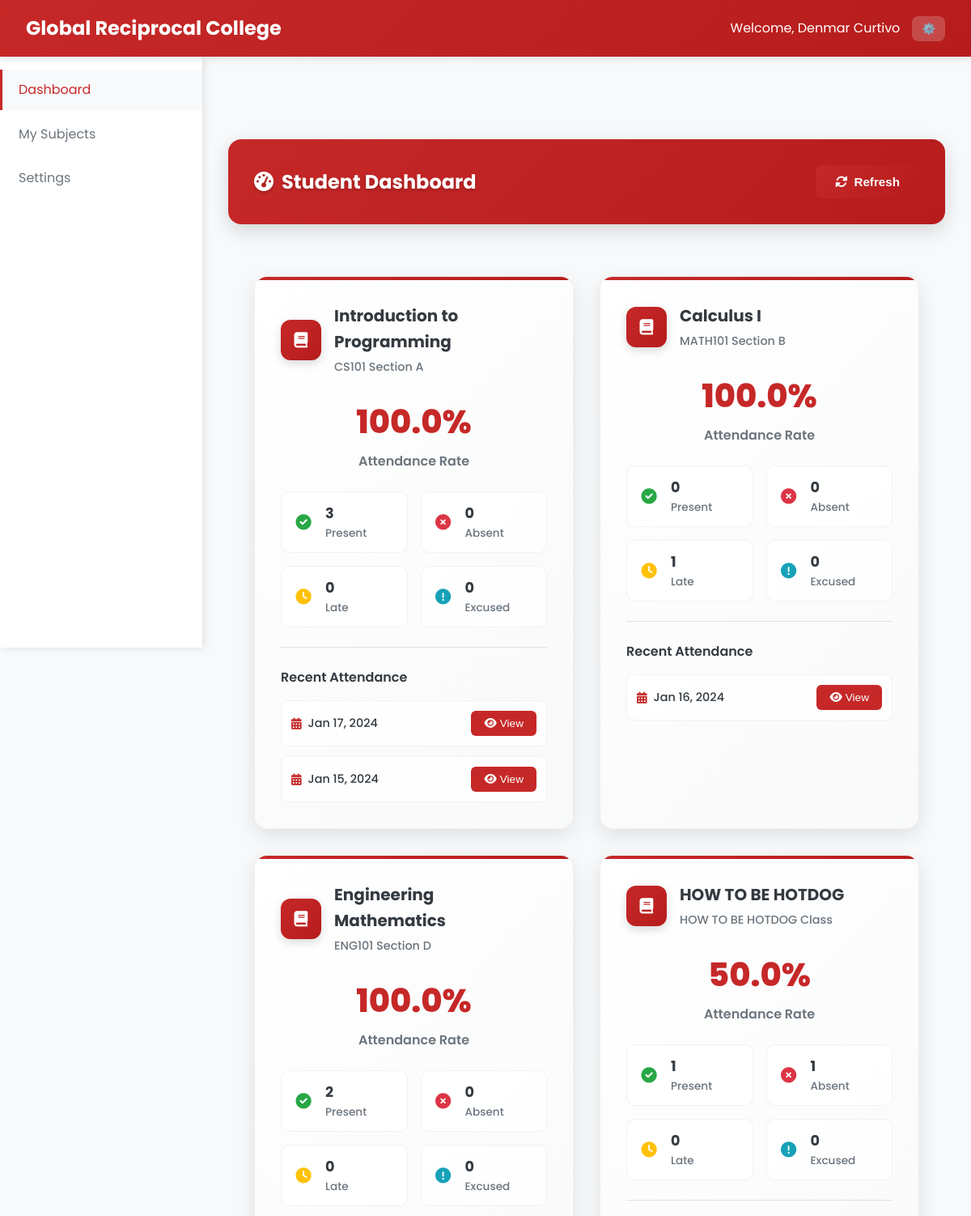
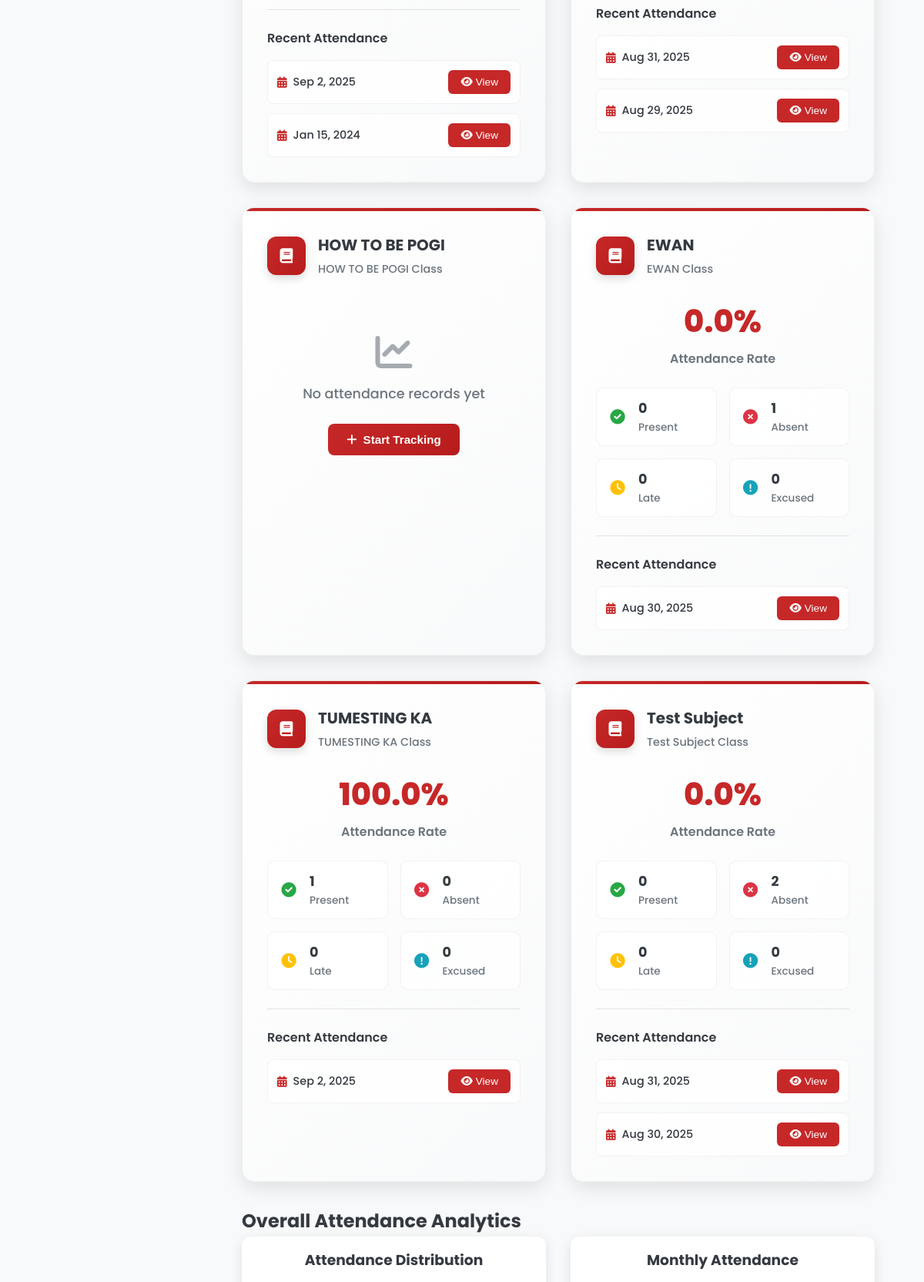
The app's page /Student/student_dashboard.php (signed in, upper part) with its own data (2 pictures, top to bottom).
### tables this page shows
CREATE TABLE `classes` (
  `class_id` varchar(20) NOT NULL,
  `class_name` varchar(100) NOT NULL,
  `class_code` varchar(20) NOT NULL,
  `subject_id` varchar(20) DEFAULT NULL,
  `professor_id` varchar(20) DEFAULT NULL,
  `schedule` varchar(100) DEFAULT NULL,
  `room` varchar(50) DEFAULT NULL,
  `created_at` datetime NOT NULL,
  `updated_at` datetime NOT NULL
);

CREATE TABLE `subjects` (
  `subject_id` varchar(20) NOT NULL,
  `subject_name` varchar(100) NOT NULL,
  `subject_code` varchar(20) NOT NULL,
  `description` text DEFAULT NULL,
  `credits` int(11) NOT NULL,
  `created_at` datetime NOT NULL,
  `updated_at` datetime NOT NULL
);

### Student/student_dashboard.php (the view, shortened to what this page needs)
     <?php
require_once '../php/db.php';
$student_id = $_SESSION['user_id'];
?>
<!DOCTYPE html>
<html lang="en">
<head>
    <link rel="stylesheet" href="../css/styles_fixed.css">
    <link rel="stylesheet" href="https://cdnjs.cloudflare.com/ajax/libs/font-awesome/6.0.0/css/all.min.css">
</head>
<body>
    <nav class="navbar">
        <div class="navbar-brand">
            <span class="navbar-title">Global Reciprocal College</span>
        </div>
        <div class="navbar-user">
            <span>Welcome, <?php echo $_SESSION['first_name'] . ' ' . $_SESSION['last_name']; ?></span>
            <div class="user-dropdown">
                <button class="dropdown-toggle">⚙️</button>
    </nav>
    <aside class="sidebar">
        <ul class="sidebar-menu">
            <li class="sidebar-item">
                <a href="student_dashboard.php" class="sidebar-link active">Dashboard</a>
            </li>
            <li class="sidebar-item">
                <a href="student_manage_schedule.php" class="sidebar-link">My Subjects</a>
            </li>
            <li class="sidebar-item">
                <a href="../admin/settings.php" class="sidebar-link">Settings</a>
            </li>
        </ul>
    </aside>
    <main class="main-content">
        <div class="table-header-enhanced">
            <h2 class="table-title-enhanced"><i class="fas fa-tachometer-alt" style="margin-right: 10px;"></i>Student Dashboard</h2>
            <div class="table-actions-enhanced">
                <button class="btn btn-primary" onclick="refreshDashboard()">
                    <i class="fas fa-sync-alt"></i>
                    Refresh
                </button>
            </div>
        </div>
        <div class="dashboard-container">
        <?php
        $stmt = $pdo->prepare("SELECT c.class_id, c.class_name, s.subject_name
                               FROM student_classes sc
                               JOIN classes c ON sc.class_id = c.class_id
                               JOIN subjects s ON c.subject_id = s.subject_id
                               WHERE sc.student_id = ?");
        $stmt->execute([$student_id]);
        $student_subjects = $stmt->fetchAll();
        $attendance_stats = [];
        $recent_dates = [];
        foreach ($student_subjects as $subject) {
            $query = "SELECT
                        COUNT(*) as total_records,
                        SUM(CASE WHEN status = 'Present' THEN 1 ELSE 0 END) as present,
                        SUM(CASE WHEN status = 'Absent' THEN 1 ELSE 0 END) as absent,
                        SUM(CASE WHEN status = 'Late' THEN 1 ELSE 0 END) as late,
                        SUM(CASE WHEN status = 'Excused' THEN 1 ELSE 0 END) as excused
                      FROM attendance
                      WHERE student_id = ? AND class_id = ?";
            $stmt2 = $pdo->prepare($query);
            $stmt2->execute([$student_id, $subject['class_id']]);
            $stats = $stmt2->fetch();
            $attendance_stats[$subject['class_id']] = $stats;
            $query = "SELECT DISTINCT date
                      FROM attendance
                      WHERE student_id = ? AND class_id = ?
                      ORDER BY date DESC
                      LIMIT 2";
            $stmt3 = $pdo->prepare($query);
            $stmt3->execute([$student_id, $subject['class_id']]);
            $dates = $stmt3->fetchAll(PDO::FETCH_COLUMN);
            $recent_dates[$subject['class_id']] = $dates;
        }
        ?>
        <div class="stats-grid">
            <?php foreach ($student_subjects as $subject):
                $stats = $attendance_stats[$subject['class_id']] ?? null;
            ?>
            <div class="stat-card-enhanced">
                <div class="stat-header-enhanced">
                    <div class="stat-icon-enhanced">
                        <i class="fas fa-book"></i>
                    </div>
                    <div class="stat-info-enhanced">
                        <h3 class="stat-title-enhanced"><?php echo htmlspecialchars($subject['subject_name']); ?></h3>
                        <p class="stat-subtitle-enhanced"><?php echo htmlspecialchars($subject['class_name']); ?></p>
                    </div>
                </div>
                <?php if ($stats && $stats['total_records'] > 0):
                    $attendance_rate = ($stats['present'] + $stats['late'] + $stats['excused']) / $stats['total_records'] * 100;
                ?>
                <div class="stat-metrics-enhanced">
                    <div class="stat-main-metric">
                        <div class="stat-value-enhanced"><?php echo number_format($attendance_rate, 1); ?>%</div>
                        <div class="stat-label-enhanced">Attendance Rate</div>
                    </div>
                    <div class="stat-breakdown-enhanced">
                        <div class="stat-breakdown-item">
                            <i class="fas fa-check-circle stat-breakdown-icon" style="color: #28a745;"></i>
                            <div>
                                <div class="stat-breakdown-value"><?php echo $stats['present']; ?></div>
                                <div class="stat-breakdown-label">Present</div>
                            </div>
                        </div>
                        <div class="stat-breakdown-item">
                            <i class="fas fa-times-circle stat-breakdown-icon" style="color: #dc3545;"></i>
                            <div>
                                <div class="stat-breakdown-value"><?php echo $stats['absent']; ?></div>
                                <div class="stat-breakdown-label">Absent</div>
                            </div>
                        </div>
                        <div class="stat-breakdown-item">
                            <i class="fas fa-clock stat-breakdown-icon" style="color: #ffc107;"></i>
                            <div>
                                <div class="stat-breakdown-value"><?php echo $stats['late']; ?></div>
                                <div class="stat-breakdown-label">Late</div>
                            </div>
                        </div>
                        <div class="stat-breakdown-item">
                            <i class="fas fa-exclamation-circle stat-breakdown-icon" style="color: #17a2b8;"></i>
                            <div>
                                <div class="stat-breakdown-value"><?php echo $stats['excused']; ?></div>
                                <div class="stat-breakdown-label">Excused</div>
                            </div>
                        </div>
                    </div>
                </div>
                <?php if (!empty($recent_dates[$subject['class_id']])): ?>
                <div class="stat-actions-enhanced">
                    <h4 class="stat-section-title">Recent Attendance</h4>
                    <div class="stat-recent-list">
                        <?php foreach ($recent_dates[$subject['class_id']] as $date): ?>
                        <div class="stat-recent-item">
                            <div class="stat-recent-date">
                                <i class="fas fa-calendar-alt" style="color: var(--primary);"></i>
                                <?php echo date('M j, Y', strtotime($date)); ?>
                            </div>
                            <button class="stat-action-btn" onclick="openAttendanceModal('<?php echo $subject['class_id']; ?>', '<?php echo $date; ?>')">
                                <i class="fas fa-eye"></i>
                                View
                            </button>
                        </div>
                        <?php endforeach; ?>
                    </div>
                </div>
                <?php endif; ?>
                <?php else: ?>
                <div class="stat-empty-enhanced">
                    <i class="fas fa-chart-line stat-empty-icon"></i>
                    <div class="stat-empty-text">No attendance records yet</div>
                    <button class="stat-primary-btn">
                        <i class="fas fa-plus"></i>
                        Start Tracking
                    </button>
                </div>
                <?php endif; ?>
            </div>
            <?php endforeach; ?>
        </div>
        <div class="charts-section">
            <h2>Overall Attendance Analytics</h2>
            <div class="charts-container">
                <div class="chart-item">
                    <h3>Attendance Distribution</h3>
                </div>
                <div class="chart-item">
                    <h3>Monthly Attendance</h3>
                </div>
            </div>
        </div>
        </div>
</body>
</html>

### records on screen
classes: subject.subject_name "Introduction to Programming", class_name "CS101 Section A", attendance_rate "100.0", present "3", absent "0", late "0", excused "0", class_id "Jan 17, 2024", class_id "Jan 15, 2024"
classes: subject.subject_name "Calculus I", class_name "MATH101 Section B", attendance_rate "100.0", present "0", absent "0", late "1", excused "0", class_id "Jan 16, 2024"
classes: subject.subject_name "Engineering Mathematics", class_name "ENG101 Section D", attendance_rate "100.0", present "2", absent "0", late "0", excused "0", class_id "Sep 2, 2025", class_id "Jan 15, 2024"
classes: subject.subject_name "HOW TO BE HOTDOG", class_name "HOW TO BE HOTDOG Class", attendance_rate "50.0", present "1", absent "1", late "0", excused "0", class_id "Aug 31, 2025", class_id "Aug 29, 2025"
classes: subject.subject_name "HOW TO BE POGI", class_name "HOW TO BE POGI Class", shows "No attendance records yet"
classes: subject.subject_name "EWAN", class_name "EWAN Class", attendance_rate "0.0", present "0", absent "1", late "0", excused "0", class_id "Aug 30, 2025"
classes: subject.subject_name "TUMESTING KA", class_name "TUMESTING KA Class", attendance_rate "100.0", present "1", absent "0", late "0", excused "0", class_id "Sep 2, 2025"
classes: subject.subject_name "Test Subject", class_name "Test Subject Class", attendance_rate "0.0", present "0", absent "2", late "0", excused "0", class_id "Aug 31, 2025", class_id "Aug 30, 2025"

### other values on screen
$_SESSION['first_name'] "Denmar"
$_SESSION['last_name'] "Curtivo"
